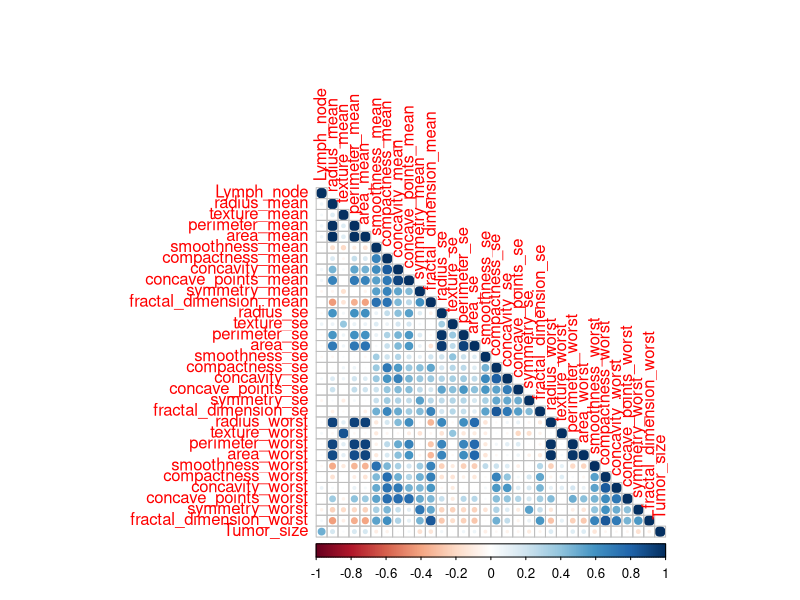
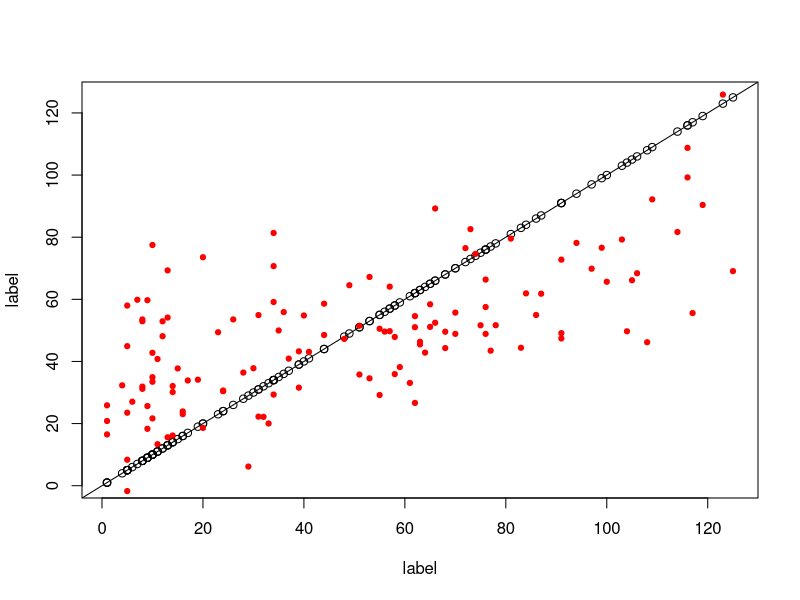
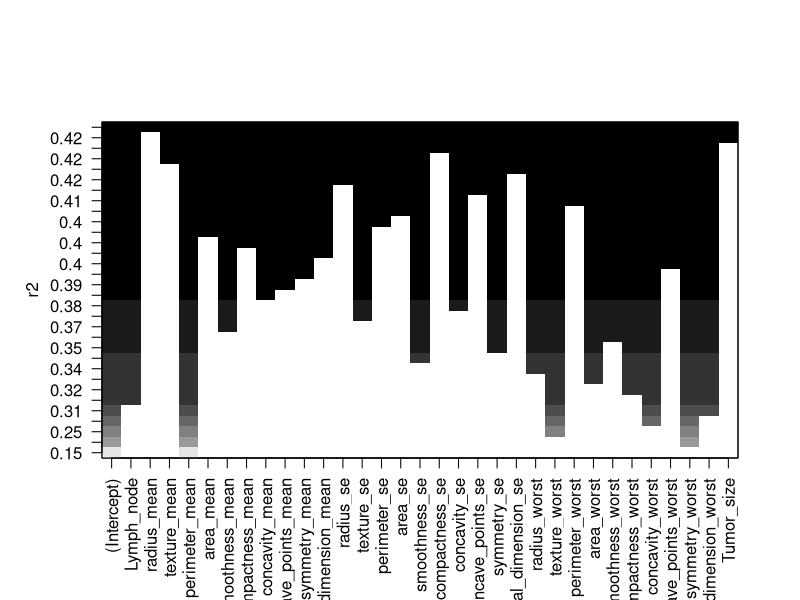
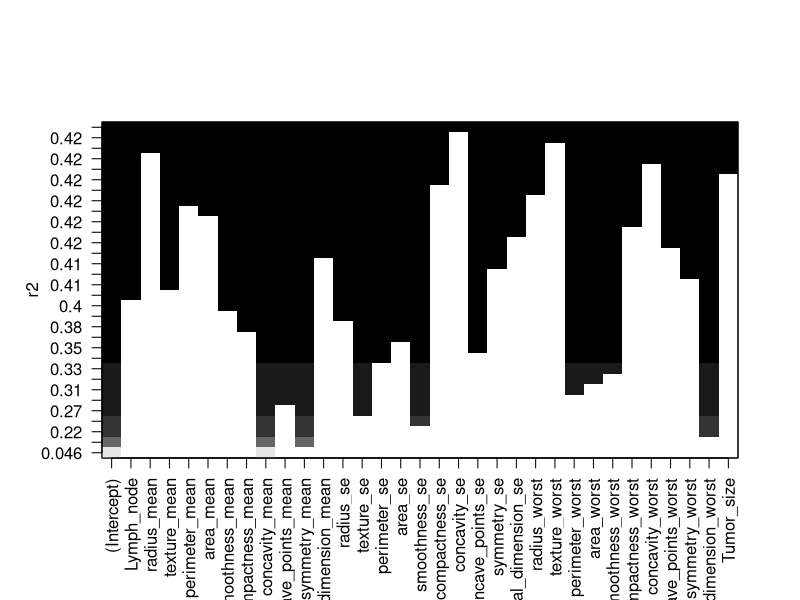
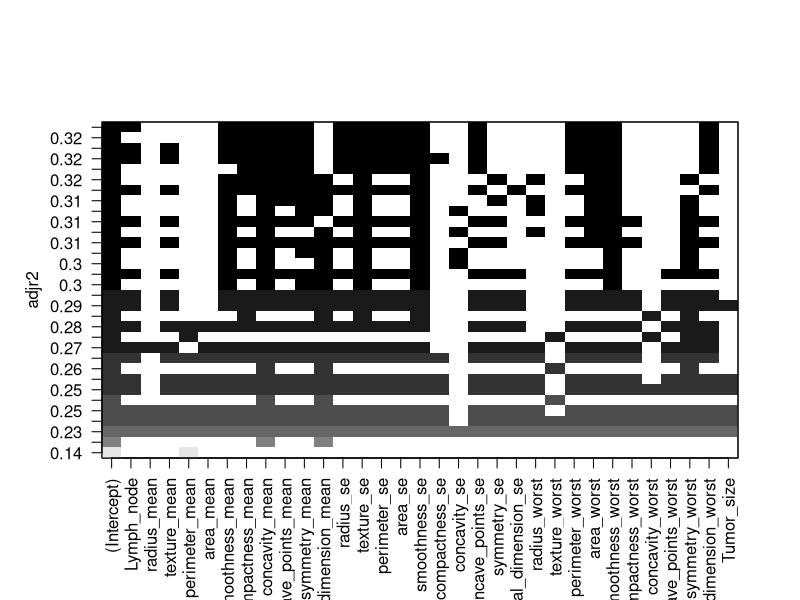

Write R code to recreate these figures, in order.
# LOAD DATA
library(corrplot)
library(leaps)

cancer = read.table("data/r_breast_cancer.data.txt",header=T,sep=",")

linearRegression <- function(parameters, label){
  reg <- lm(label ~., data=parameters)
  print(summary(reg))
  
  # Regression diagnostic
  #plot(fitted(reg))
  #readline(prompt="Press [enter] to continue")
  #plot(resid(reg))
  #readline(prompt="Press [enter] to continue")
  #plot(rstandard(reg))
  #readline(prompt="Press [enter] to continue")
  #plot(rstudent(reg))
  #readline(prompt="Press [enter] to continue")
  #plot(cooks.distance(reg))
  #readline(prompt="Press [enter] to continue")
  #plot(hatvalues(reg))
  #readline(prompt="Press [enter] to continue")
  #plot(reg)
  
  plot(label,label,col="black")     
  abline(a=0,b=1)     
  points(label,reg$fitted.values,pch=19,col="red",cex=0.7)
  return(reg)
}

# ====
# Separation des donnees cancer en data et label 
# ====
data <- cancer
data$Time <- NULL
label <- cancer$Time

data.dim <- dim(data)

# ===
# Donnees de base sur les datas a observer
# ===
min <- apply(data,2,min)
max <- apply(data,2,max)
mean <- colMeans(data)
data.obs <- data.frame(min,mean,max)

# Apres observation de nos donnees, on se rend compte qu'il y a une grande variance au niveau de l'echelle
# de nos predicteurs
# ex : mean area_worst            = 1400
#      mean fractal_dimension_se  = 0.004
# On va donc devoir centre reduire nos variables dans un premier temps 

data.cor <- cor(data)
corrplot(data.cor, type="lower")

# on peut voir aussi qu'il y a des correlations importantes entre certains
# de nos predicteurs 
# On pouvait s'en douter, en effet le worst perimeter va influer sur le mean perimeter
# ...

# ====
# Utilisation de la regression lineaire avec le modele de base
# ====

# 1 - Separation des donnees en test et app
napp <- round(2/3*data.dim[1])
indice <- sample(1:data.dim[1], napp)

data.train <- data[indice,]
data.test <- data[-indice,]

label.train <- label[indice]
label.test <- label[-indice]

# 2 - Centre reduire en fonction de notre apprentissage
# Scaling donnees app
data.train.sd <- apply(data.train, 2, sd)
data.train.mean <- colMeans(data.train)
data.train <- as.data.frame(scale(data.train))

# Scaling donnees test
for(i in 1:data.dim[2]){
  data.test[,i]<-(data.test[,i]-data.train.mean[i])/data.train.sd[i]
}


# Linear Regression
data.reg <- linearRegression(data.train, label.train)

# Ici on peut voir que l'on a un R-squared ajuste qui est a ... 0.1126 
# Or , In general, the higher the R-squared, the better the model fits your data.
# Du coup, ce modele ne va pas du tout !!!!
# D'ailleurs on le voit au niveau de notre graphiques ! Les valeurs estimees sont
# trop importantes au debut et pas assez elevees ensuite ...

# on va donc passer a la selection du modele et des parametres afin d'ameliorer
# notre modele.

# Forwrad stepwise selection
reg.fit <- regsubsets(label.train~. , data=data.train, method='forward', nvmax=33)
plot(reg.fit, scale="r2")
readline(prompt="Press [enter] to continue")
reg.fit <- regsubsets(label.train~. , data=data.train, method='backward', nvmax=33)
plot(reg.fit, scale="r2")
readline(prompt="Press [enter] to continue")
reg.fit <- regsubsets(label.train~. , data=data.train, method='exhaustive', nvmax=33)
plot(reg.fit, scale="adjr2")

# Lorsque l'on regarde les trois differents graphes on se rend compte que dans tous
# les cas, nous allons avoir un R-Squared tres faible 
# nous avons de plus pu remarquer lors de notre premier essai 
# que nous avions une variabilité de certains parametres assez elevés
# ====
# on peut donc deja essaye dans un premier temps de complexifier notre modele
# en effet, le modele lineaire est surement un modele non representatif de 
# notre set de données
